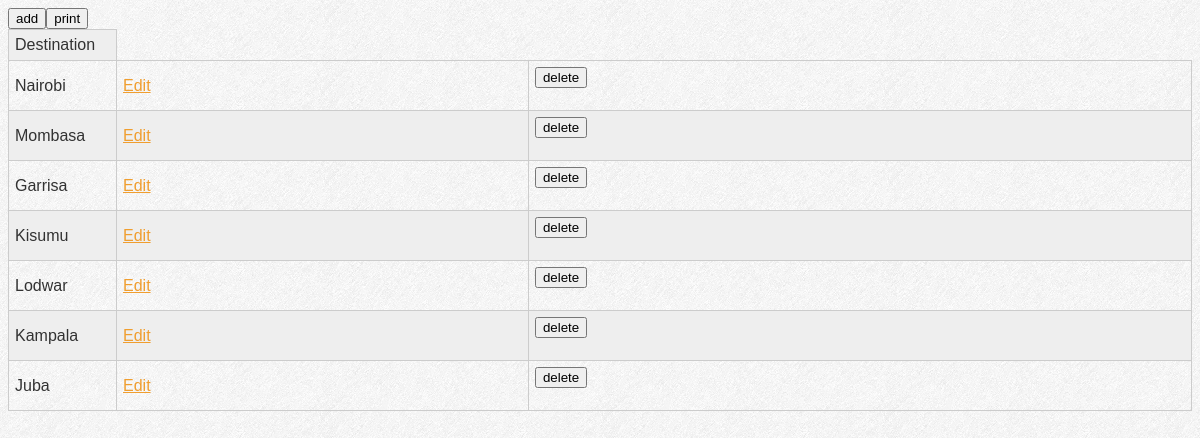
The app's page /edest.php (signed in) with its own data.
### tables this page shows
CREATE TABLE IF NOT EXISTS `destinations` (
  `id` int(11) NOT NULL AUTO_INCREMENT,
  `destination` varchar(50) NOT NULL,
  PRIMARY KEY (`id`)
);

### edest.php (the view, shortened to what this page needs)
<?php
		 if(isset($_SESSION['id'])){
		 $query = mysql_query("select * from bus");
		 $query1 = mysql_query("select min(id) as min from destinations");
		  $row = mysql_fetch_assoc($query1);
		  $min = $row['min'];
		 ?>
<link rel="stylesheet" href="css/style.css" type="text/css" media="all">
		 <table width="650" height="62" align="center">
<tr align="center"><td width="95"> Destination</td>
      <?php
		 for($pe=$min;$pe<=mysql_num_rows($query);$pe++){
 $sql= mysql_query("select * from `destinations` where id='$pe'") or die(mysql_error());
$r = mysql_fetch_array($sql);
$id=$r['id'];
$dest = $r['destination'];
?>
<tr align="center"><td><?php echo $dest;?></td><td><a href="edit.php?page=4&id=<?php echo $id ?>">Edit</a></td><td>
<form method="post" action="delete.php?page=4&id=<?php echo $id?>"><button type="submit" name="delete" > delete</button>  </form></td></tr>
          <?php
										}
										}
		 ?>
		 <form method="post" action="addelement.php?page=4"><button type="submit" name="addel" > add</button>  </form>
          <form align="bottom" method="post" action="javascript:window.print()"><button type="submit" name="print"  > print</button>  </form>

### css/style.css (style rules this page uses)
a { color:#f09e2f;text-decoration:underline;outline:none }
table { width: 100%; border-collapse: collapse; }
tr:nth-of-type(odd) { background: #eee; }
td, th { padding: 6px; border: 1px solid #ccc; text-align: left; }

### records on screen
destinations: destination "Nairobi"
destinations: destination "Mombasa"
destinations: destination "Garrisa"
destinations: destination "Kisumu"
destinations: destination "Lodwar"
destinations: destination "Kampala"
destinations: destination "Juba"
